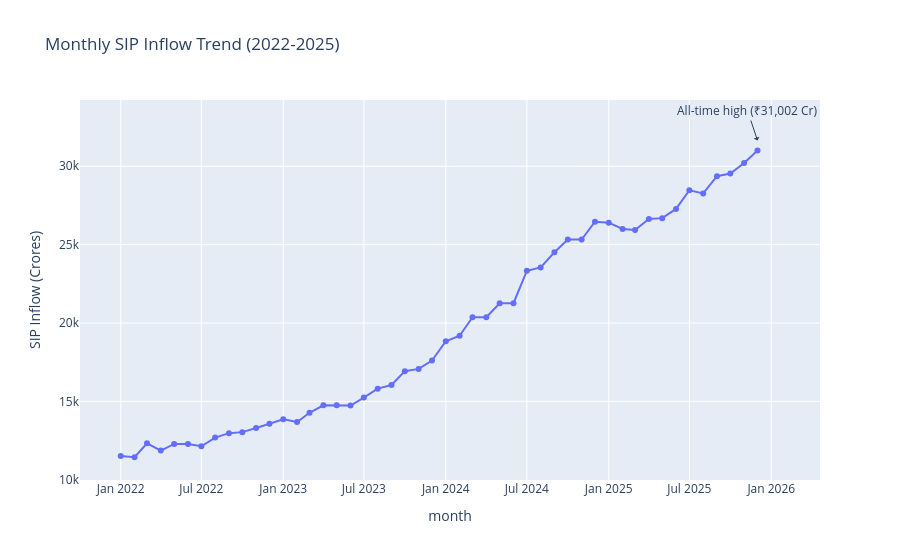

Here is the notebook cell this chart was saved with:
### Markdown cell above
## 3. Monthly SIP Inflows (Jan 2022 - Dec 2025)

**Insight 3:** Systematic Investment Plans (SIPs) show a robust upward trajectory, peaking at an all-time high of ₹31,002 Cr by December 2025, underscoring resilient retail participation.

### Code cell
# Using sip_inflow dataframe
fig = px.line(sip_inflow, x='month', y='sip_inflow_crore', title='Monthly SIP Inflow Trend (2022-2025)', markers=True)

# Annotate ATH
max_row = sip_inflow.loc[sip_inflow['sip_inflow_crore'].idxmax()]
fig.add_annotation(x=str(max_row['month'].date()), y=max_row['sip_inflow_crore'],
            text="All-time high (₹31,002 Cr)", showarrow=True, arrowhead=1, yshift=10)

fig.update_layout(yaxis_title="SIP Inflow (Crores)")
fig.write_image("reports/figures/03_sip_inflow_trend.png", width=1000, height=500, scale=2)
fig.show()

### Figure 1 — Plotly figure (JSON) as saved in the notebook; plotly's stock layout.template omitted (floating-point values rounded to 4 significant figures)
{"data": [{"hovertemplate": "month=%{x}<br>sip_inflow_crore=%{y}<extra></extra>", "legendgroup": "", "line": {"color": "#636efa", "dash": "solid"}, "marker": {"symbol": "circle"}, "mode": "lines+markers", "name": "", "orientation": "v", "showlegend": false, "type": "scatter", "x": ["2022-01-01T00:00:00", "2022-02-01T00:00:00", "2022-03-01T00:00:00", "2022-04-01T00:00:00", "2022-05-01T00:00:00", "2022-06-01T00:00:00", "2022-07-01T00:00:00", "2022-08-01T00:00:00", "2022-09-01T00:00:00", "2022-10-01T00:00:00", "2022-11-01T00:00:00", "2022-12-01T00:00:00", "2023-01-01T00:00:00", "2023-02-01T00:00:00", "2023-03-01T00:00:00", "2023-04-01T00:00:00", "2023-05-01T00:00:00", "2023-06-01T00:00:00", "2023-07-01T00:00:00", "2023-08-01T00:00:00", "2023-09-01T00:00:00", "2023-10-01T00:00:00", "2023-11-01T00:00:00", "2023-12-01T00:00:00", "2024-01-01T00:00:00", "2024-02-01T00:00:00", "2024-03-01T00:00:00", "2024-04-01T00:00:00", "2024-05-01T00:00:00", "2024-06-01T00:00:00", "2024-07-01T00:00:00", "2024-08-01T00:00:00", "2024-09-01T00:00:00", "2024-10-01T00:00:00", "2024-11-01T00:00:00", "2024-12-01T00:00:00", "2025-01-01T00:00:00", "2025-02-01T00:00:00", "2025-03-01T00:00:00", "2025-04-01T00:00:00", "2025-05-01T00:00:00", "2025-06-01T00:00:00", "2025-07-01T00:00:00", "2025-08-01T00:00:00", "2025-09-01T00:00:00", "2025-10-01T00:00:00", "2025-11-01T00:00:00", "2025-12-01T00:00:00"], "xaxis": "x", "y": [11517, 11438, 12328, 11863, 12286, 12276, 12140, 12694, 12976, 13040, 13306, 13573, 13856, 13687, 14276, 14749, 14749, 14734, 15245, 15814, 16042, 16928, 17073, 17610, 18838, 19187, 20371, 20371, 21262, 21262, 23332, 23547, 24509, 25323, 25320, 26459, 26400, 25999, 25926, 26632, 26688, 27274, 28464, 28265, 29361, 29529, 30200, 31002], "yaxis": "y"}], "layout": {"annotations": [{"arrowhead": 1, "showarrow": true, "text": "All-time high (₹31,002 Cr)", "x": "2025-12-01", "y": 31002, "yshift": 10}], "legend": {"tracegroupgap": 0}, "title": {"text": "Monthly SIP Inflow Trend (2022-2025)"}, "xaxis": {"anchor": "y", "domain": [0.0, 1.0], "title": {"text": "month"}}, "yaxis": {"anchor": "x", "domain": [0.0, 1.0], "title": {"text": "SIP Inflow (Crores)"}}}}
